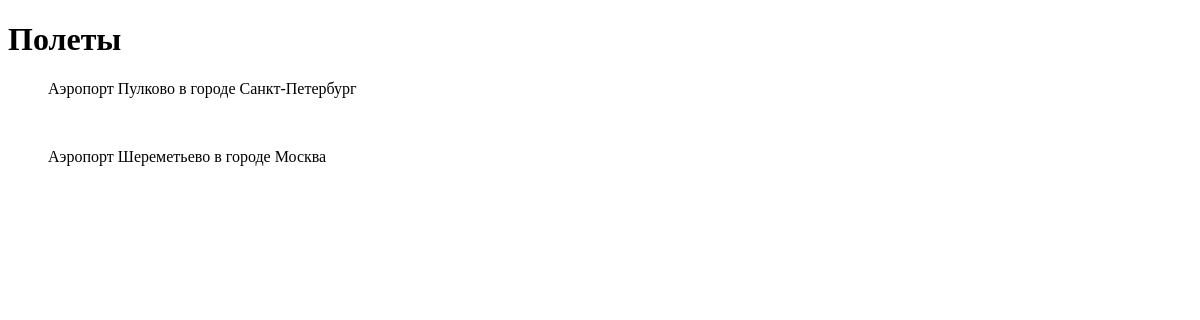
/, run on an earlier commit of the app's database.
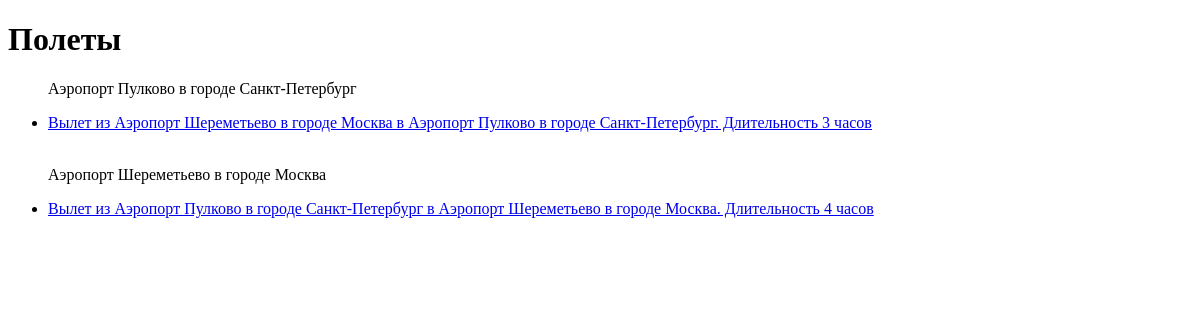
And on a later commit of the database.
### flights/models.py (models this page shows)
class Airport(models.Model):
    name = models.CharField(max_length=60, verbose_name='Название')
    city = models.CharField(max_length=60, verbose_name='Город')
    def __str__(self):
        return f'Аэропорт {self.name} в городе {self.city}'
    def get_arrivals(self):
        return self.flight_destination.all()

class Flight(models.Model):
    origin = models.ForeignKey(Airport, verbose_name='Точка отправления', related_name='flight_origin', on_delete=models.CASCADE, null=True)
    destination = models.ForeignKey(Airport, verbose_name='Точка прибытия', related_name='flight_destination', on_delete=models.CASCADE, null=True)
    duration = models.IntegerField(verbose_name='Длительность')
    def __str__(self):
        return f'Вылет из {self.origin} в {self.destination}. Длительность {self.duration} часов\n'

### flights/views.py (the view)
# urls.py: path('', airports),
def airports(request):
    f = Airport.objects.all()
    context = {
        'airports': f
    }
    return render(request, 'index.html', context)

### flights/templates/index.html (shortened to what this page needs)
{% extends 'base.html' %}
{% block body %}
    <h1>Полеты</h1>
    <ul>
        {% for airport in airports %}
        <p>{{ airport }}</p>
              {% for flight in airport.get_arrivals %}
                <li> <a href="{% url 'flight' flight.id %}"> {{flight}} </a> </li>
              {% endfor %}
        <br>
        {% endfor %}
    </ul>
{% endblock %}

What changed in the data, as far as the page shows it:
changed Airport "Аэропорт Пулково в городе Санкт-Петербург": gains Flight (origin+destination+duration "Вылет из Аэропорт Шереметьево в городе Москва в Аэропорт Пулково в городе Санкт-Петербург. Длительность 3 часов")
changed Airport "Аэропорт Шереметьево в городе Москва": gains Flight (origin+destination+duration "Вылет из Аэропорт Пулково в городе Санкт-Петербург в Аэропорт Шереметьево в городе Москва. Длительность 4 часов")
